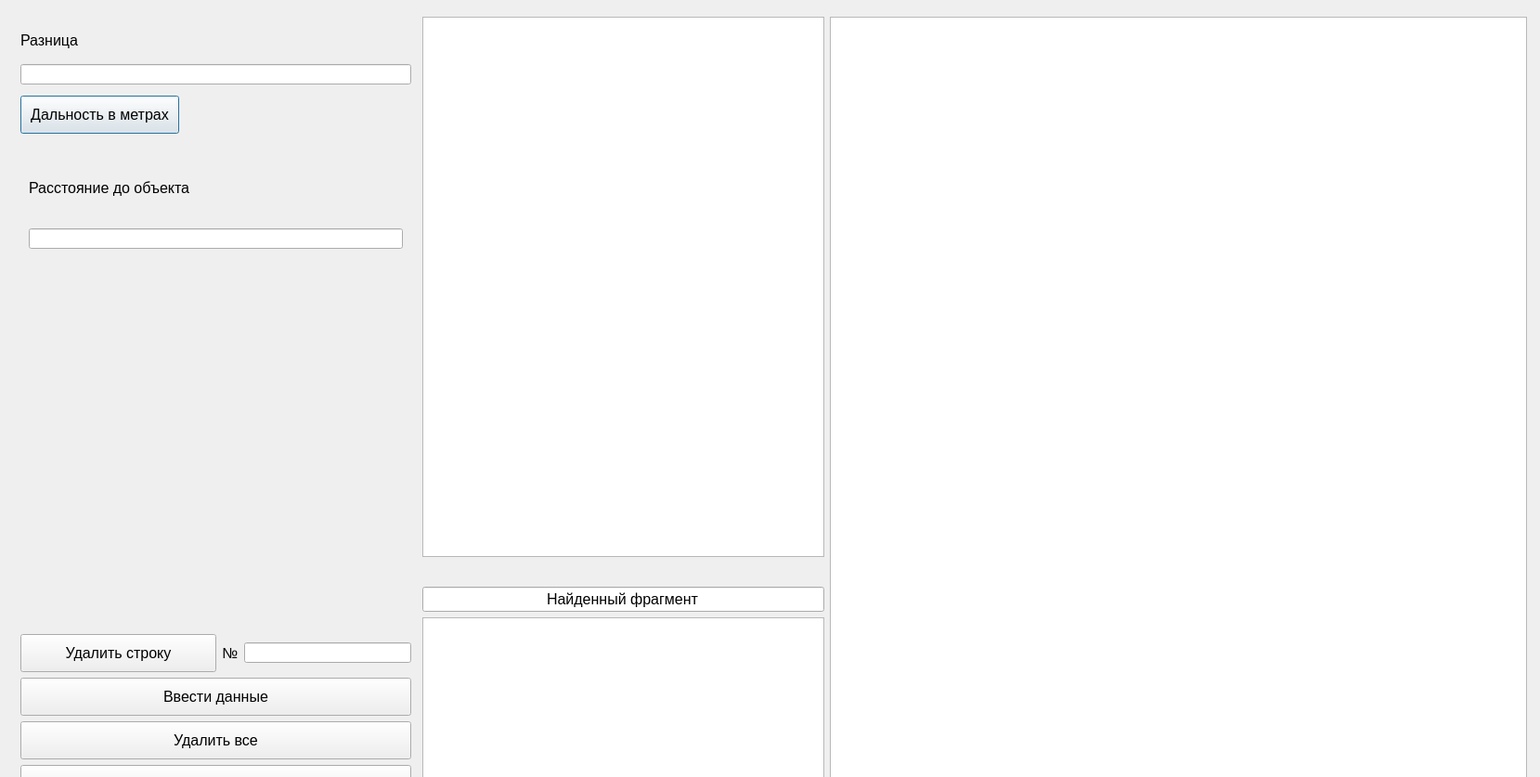
<?xml version="1.0" encoding="UTF-8"?>
<ui version="4.0">
 <class>CalibWindow</class>
 <widget class="QDialog" name="CalibWindow">
  <property name="geometry">
   <rect>
    <x>0</x>
    <y>0</y>
    <width>1659</width>
    <height>837</height>
   </rect>
  </property>
  <property name="windowTitle">
   <string>Dialog</string>
  </property>
  <widget class="QWidget" name="gridLayoutWidget">
   <property name="geometry">
    <rect>
     <x>10</x>
     <y>12</y>
     <width>1641</width>
     <height>859</height>
    </rect>
   </property>
   <layout class="QGridLayout" name="gridLayout_2">
    <property name="leftMargin">
     <number>6</number>
    </property>
    <property name="topMargin">
     <number>6</number>
    </property>
    <property name="rightMargin">
     <number>6</number>
    </property>
    <item row="2" column="2" rowspan="4">
     <layout class="QVBoxLayout" name="verticalLayout">
      <item>
       <widget class="QLineEdit" name="lineEdit_for_disp">
        <property name="font">
         <font>
          <pointsize>12</pointsize>
         </font>
        </property>
        <property name="inputMask">
         <string>Найденный фрагмент</string>
        </property>
        <property name="frame">
         <bool>true</bool>
        </property>
        <property name="alignment">
         <set>Qt::AlignCenter</set>
        </property>
        <property name="readOnly">
         <bool>true</bool>
        </property>
       </widget>
      </item>
      <item>
       <widget class="QGraphicsView" name="graphicsView_disp">
        <property name="enabled">
         <bool>true</bool>
        </property>
        <property name="minimumSize">
         <size>
          <width>239</width>
          <height>206</height>
         </size>
        </property>
       </widget>
      </item>
     </layout>
    </item>
    <item row="0" column="0" rowspan="6">
     <layout class="QVBoxLayout" name="verticalLayout_2">
      <property name="leftMargin">
       <number>6</number>
      </property>
      <property name="topMargin">
       <number>6</number>
      </property>
      <property name="rightMargin">
       <number>6</number>
      </property>
      <property name="bottomMargin">
       <number>6</number>
      </property>
      <item>
       <widget class="QLabel" name="label_disp">
        <property name="minimumSize">
         <size>
          <width>209</width>
          <height>39</height>
         </size>
        </property>
        <property name="font">
         <font>
          <pointsize>12</pointsize>
         </font>
        </property>
        <property name="text">
         <string>Разница</string>
        </property>
       </widget>
      </item>
      <item>
       <widget class="QLineEdit" name="lineEdit_disp">
        <property name="minimumSize">
         <size>
          <width>209</width>
          <height>22</height>
         </size>
        </property>
       </widget>
      </item>
      <item>
       <layout class="QHBoxLayout" name="horizontalLayout">
        <property name="topMargin">
         <number>6</number>
        </property>
        <property name="bottomMargin">
         <number>6</number>
        </property>
        <item>
         <widget class="QPushButton" name="SwitchDistanceBtn">
          <property name="font">
           <font>
            <pointsize>12</pointsize>
           </font>
          </property>
          <property name="styleSheet">
           <string notr="true">padding: 10px;</string>
          </property>
          <property name="text">
           <string>Дальность в метрах</string>
          </property>
         </widget>
        </item>
        <item>
         <spacer name="horizontalSpacer">
          <property name="orientation">
           <enum>Qt::Horizontal</enum>
          </property>
          <property name="sizeHint" stdset="0">
           <size>
            <width>40</width>
            <height>20</height>
           </size>
          </property>
         </spacer>
        </item>
       </layout>
      </item>
      <item>
       <widget class="QStackedWidget" name="stackedWidget">
        <property name="enabled">
         <bool>true</bool>
        </property>
        <property name="sizePolicy">
         <sizepolicy hsizetype="Minimum" vsizetype="Minimum">
          <horstretch>0</horstretch>
          <verstretch>0</verstretch>
         </sizepolicy>
        </property>
        <property name="currentIndex">
         <number>0</number>
        </property>
        <widget class="QWidget" name="page">
         <layout class="QVBoxLayout" name="verticalLayout_3">
          <item>
           <widget class="QLabel" name="label_disp_z">
            <property name="minimumSize">
             <size>
              <width>209</width>
              <height>38</height>
             </size>
            </property>
            <property name="font">
             <font>
              <pointsize>12</pointsize>
             </font>
            </property>
            <property name="text">
             <string>Расстояние до объекта</string>
            </property>
           </widget>
          </item>
          <item>
           <widget class="QLineEdit" name="lineEdit_z">
            <property name="minimumSize">
             <size>
              <width>209</width>
              <height>22</height>
             </size>
            </property>
           </widget>
          </item>
         </layout>
        </widget>
        <widget class="QWidget" name="page_2">
         <layout class="QGridLayout" name="gridLayout_4">
          <item row="1" column="0">
           <widget class="QLineEdit" name="lineEdit_Width"/>
          </item>
          <item row="0" column="0" alignment="Qt::AlignHCenter|Qt::AlignVCenter">
           <widget class="QLabel" name="label">
            <property name="font">
             <font>
              <pointsize>12</pointsize>
             </font>
            </property>
            <property name="text">
             <string>Широта</string>
            </property>
           </widget>
          </item>
          <item row="0" column="1" alignment="Qt::AlignHCenter|Qt::AlignVCenter">
           <widget class="QLabel" name="label_2">
            <property name="font">
             <font>
              <pointsize>12</pointsize>
             </font>
            </property>
            <property name="text">
             <string>Долгота</string>
            </property>
           </widget>
          </item>
          <item row="1" column="1">
           <widget class="QLineEdit" name="lineEdit_Height"/>
          </item>
         </layout>
        </widget>
       </widget>
      </item>
      <item>
       <spacer name="verticalSpacer_3">
        <property name="orientation">
         <enum>Qt::Vertical</enum>
        </property>
        <property name="sizeType">
         <enum>QSizePolicy::Fixed</enum>
        </property>
        <property name="sizeHint" stdset="0">
         <size>
          <width>20</width>
          <height>400</height>
         </size>
        </property>
       </spacer>
      </item>
      <item>
       <layout class="QGridLayout" name="gridLayout_3">
        <item row="0" column="1">
         <layout class="QGridLayout" name="gridLayout">
          <item row="0" column="1">
           <widget class="QLineEdit" name="lineEdit_ind">
            <property name="minimumSize">
             <size>
              <width>85</width>
              <height>22</height>
             </size>
            </property>
           </widget>
          </item>
          <item row="0" column="0">
           <widget class="QLabel" name="label_ind">
            <property name="minimumSize">
             <size>
              <width>18</width>
              <height>22</height>
             </size>
            </property>
            <property name="font">
             <font>
              <pointsize>12</pointsize>
             </font>
            </property>
            <property name="text">
             <string>№</string>
            </property>
           </widget>
          </item>
         </layout>
        </item>
        <item row="0" column="0">
         <widget class="QPushButton" name="pushBt_del_ind">
          <property name="minimumSize">
           <size>
            <width>211</width>
            <height>41</height>
           </size>
          </property>
          <property name="font">
           <font>
            <pointsize>12</pointsize>
           </font>
          </property>
          <property name="text">
           <string>Удалить строку</string>
          </property>
         </widget>
        </item>
       </layout>
      </item>
      <item>
       <widget class="QPushButton" name="pushButton">
        <property name="minimumSize">
         <size>
          <width>211</width>
          <height>41</height>
         </size>
        </property>
        <property name="font">
         <font>
          <pointsize>12</pointsize>
         </font>
        </property>
        <property name="text">
         <string>Ввести данные</string>
        </property>
       </widget>
      </item>
      <item>
       <widget class="QPushButton" name="pushBt_del_all">
        <property name="minimumSize">
         <size>
          <width>211</width>
          <height>41</height>
         </size>
        </property>
        <property name="font">
         <font>
          <pointsize>12</pointsize>
         </font>
        </property>
        <property name="text">
         <string>Удалить все</string>
        </property>
       </widget>
      </item>
      <item>
       <widget class="QPushButton" name="calcBt">
        <property name="minimumSize">
         <size>
          <width>211</width>
          <height>41</height>
         </size>
        </property>
        <property name="font">
         <font>
          <pointsize>12</pointsize>
         </font>
        </property>
        <property name="text">
         <string>Пересчитать</string>
        </property>
       </widget>
      </item>
     </layout>
    </item>
    <item row="0" column="3" rowspan="6">
     <widget class="QGraphicsView" name="graphicsView">
      <property name="minimumSize">
       <size>
        <width>751</width>
        <height>541</height>
       </size>
      </property>
     </widget>
    </item>
    <item row="1" column="2">
     <spacer name="verticalSpacer_2">
      <property name="orientation">
       <enum>Qt::Vertical</enum>
      </property>
      <property name="sizeType">
       <enum>QSizePolicy::Minimum</enum>
      </property>
      <property name="sizeHint" stdset="0">
       <size>
        <width>20</width>
        <height>20</height>
       </size>
      </property>
     </spacer>
    </item>
    <item row="0" column="2">
     <widget class="QTextEdit" name="textEdit_data">
      <property name="minimumSize">
       <size>
        <width>381</width>
        <height>291</height>
       </size>
      </property>
      <property name="font">
       <font>
        <pointsize>12</pointsize>
       </font>
      </property>
     </widget>
    </item>
   </layout>
  </widget>
 </widget>
 <resources/>
 <connections/>
</ui>
